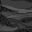
Frame 1 (no input)
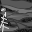
Frame 60 (the mouse pressed at the canvas centre just before this capture)
Frame 120 (the mouse held since frame 60 and released just before this capture): identical to frame 1, image omitted

The Processing sketch that drew these frames (run headless with seeded random() and noise(); from frame 60 on, the mouse is pressed at the canvas centre):

// Processing sketch: lightning_level
// ── lightning_level.pde
float[] LightningLbrightness = new float[1024];
float LightningLcloud1 = 60;
float LightningLcloud2 = 90;
float LightningLcloud3 = 70;
float LightningLcloud4 = 60;
float LightningLcloud5 = 80;
float LightningLcloudPoint = 110;
float LightningLhighB = 200;
float LightningLlowB = 160;
float LightningLflash;
float LightningLx0 = 14;
float LightningLy0 = 4;
long LightningLinterval = 1000;
long LightningLduration = 500;
long LightningLlastFinishTIme = 0;
long LightningLstartTime = 1000;
boolean LightningLinitialized = false;

void setup() {
  size(32, 32);
  background(0);
  
  for (int i = 0; i < 1024; i++) {
    LightningLbrightness[i] = random(20, 60);
  }
}

void draw() {
      background(10);
      for (int i = 0; i < 1024; i++) {
        stroke(LightningLbrightness[i]);
        noFill();
        point(i%32, floor(i/32));
      }

      stroke(20+(LightningLcloud1-20)/2);
      fill(LightningLcloud1);
      beginShape();
      vertex(0, -3);
      bezierVertex(7, -3, 10, 1, 18, 0);
      bezierVertex(25, -2, 30, 4, 35, 2);
      bezierVertex(29, 12, 28, 6, 22, 9);
      bezierVertex(16, 11, 9, 5, 2, 6);
      endShape();

      stroke(20+(LightningLcloud2-20)/2);
      fill(LightningLcloud2);
      beginShape();
      vertex(0, 5);
      bezierVertex(8, 2, 15, 9, 23, 8);
      bezierVertex(30, 11, 34, 7, 36, 7);
      bezierVertex(32, 12, 30, 15, 22, 14);
      bezierVertex(14, 12, 19, 11, 12, 10);
      endShape();

      stroke(20+(LightningLcloud3-20)/2);
      fill(LightningLcloud3);
      beginShape();
      vertex(-1, 13);
      bezierVertex(4, 8, 13, 14, 22, 13);
      bezierVertex(28, 15, 24, 9, 36, 14);
      bezierVertex(32, 20, 26, 15, 20, 20);
      bezierVertex(13, 21, 8, 16, 5, 16);
      endShape();

      stroke(20+(LightningLcloud4-20)/2);
      fill(LightningLcloud4);
      beginShape();
      vertex(7, 18);
      bezierVertex(13, 17, 19, 23, 26, 22);
      bezierVertex(35, 21, 33, 16, 43, 18);
      bezierVertex(39, 29, 33, 26, 27, 26);
      bezierVertex(23, 23, 16, 26, 11, 24);
      endShape();

      stroke(20+(LightningLcloud5-20)/2);
      fill(LightningLcloud5);
      beginShape();
      vertex(-1, 24);
      bezierVertex(5, 24, 11, 29, 17, 26);
      bezierVertex(25, 25, 26, 30, 30, 28);
      bezierVertex(28, 28, 18, 27, 16, 30);
      bezierVertex(7, 33, 5, 30, -1, 31);
      endShape();

      stroke(20+(LightningLcloud1-20)/2);
      fill(LightningLcloud1);
      beginShape();
      vertex(27, 27);
      bezierVertex(21, 22, 7, 17, 2, 25);
      bezierVertex(7, 20, 12, 13, 19, 29);
      endShape();

      stroke(20+(LightningLcloud2-20)/2);
      fill(LightningLcloud2);
      beginShape();
      vertex(7, 18);
      bezierVertex(2, 13, 3, 20, 18, 10);
      bezierVertex(4, 17, 15, 13, 28, 15);
      endShape();


      //lightning
      if (millis() - LightningLlastFinishTIme >= LightningLinterval) {
        if (!LightningLinitialized) {
          LightningLx0 = random(31);
          LightningLy0 = random(0, 12);
          LightningLhighB = random(180, 220);
          LightningLlowB = random(140, 180);
          LightningLcloudPoint = random(100, 120);
          LightningLstartTime = millis();
          LightningLinitialized = true;
        }
        if (millis() - LightningLstartTime <= LightningLduration) {

          noStroke();
          fill(LightningLcloudPoint);
          ellipse(LightningLx0, LightningLy0, 5, 4);

          stroke(LightningLhighB);
          line(LightningLx0, LightningLy0, LightningLx0+random(-3, 3), LightningLy0+random(0, 5));
          line(LightningLx0+random(-3, 3), LightningLy0+random(0, 5), LightningLx0+random(-3, 3), LightningLy0+random(5, 10));
          line(LightningLx0+random(-3, 3), LightningLy0+random(5, 10), LightningLx0+random(-3, 3), LightningLy0+random(10, 15));
          line(LightningLx0+random(-3, 3), LightningLy0+random(10, 15), LightningLx0+random(-3, 3), LightningLy0+random(15, 20));
          line(LightningLx0+random(-3, 3), LightningLy0+random(15, 20), LightningLx0+random(-3, 3), LightningLy0+random(20, 25));

          stroke(LightningLlowB);
          line(LightningLx0+random(-3, 3), LightningLy0+random(5, 10), LightningLx0+random(-6, 6), LightningLy0+random(8, 13));
          line(LightningLx0+random(-3, 3), LightningLy0+random(10, 15), LightningLx0+random(-6, 6), LightningLy0+random(13, 18));
          line(LightningLx0+random(-3, 3), LightningLy0+random(15, 20), LightningLx0+random(-6, 6), LightningLy0+random(18, 23));


          //brightness change
          LightningLflash = random(-50, 50);
          if (LightningLhighB + LightningLflash <= 250 && LightningLcloudPoint + LightningLflash > 110) {        
            LightningLcloud1 += 3*LightningLflash/4;
            LightningLcloud2 += 3*LightningLflash/4;
            LightningLcloud3 += 3*LightningLflash/4;
            LightningLcloud4 += 3*LightningLflash/4;
            LightningLcloud5 += 3*LightningLflash/4;

            LightningLcloudPoint += LightningLflash;
            LightningLhighB += LightningLflash;
            LightningLlowB += LightningLflash;

            if (LightningLhighB + LightningLflash >= 250) {
              fill(250);
              noStroke();
              rect(0, 0, 32, 32);
            }
          }
        }
        if (millis() - LightningLstartTime > LightningLduration) {
          LightningLlastFinishTIme = millis();
          LightningLinitialized = false;
          LightningLinterval = floor(random(500, 1500));
          LightningLduration = floor(random(100, 600));
          LightningLcloud1 = 60;
          LightningLcloud2 = 90;
          LightningLcloud3 = 70;
          LightningLcloud4 = 60;
          LightningLcloud5 = 80;
        }
      }
   
}
